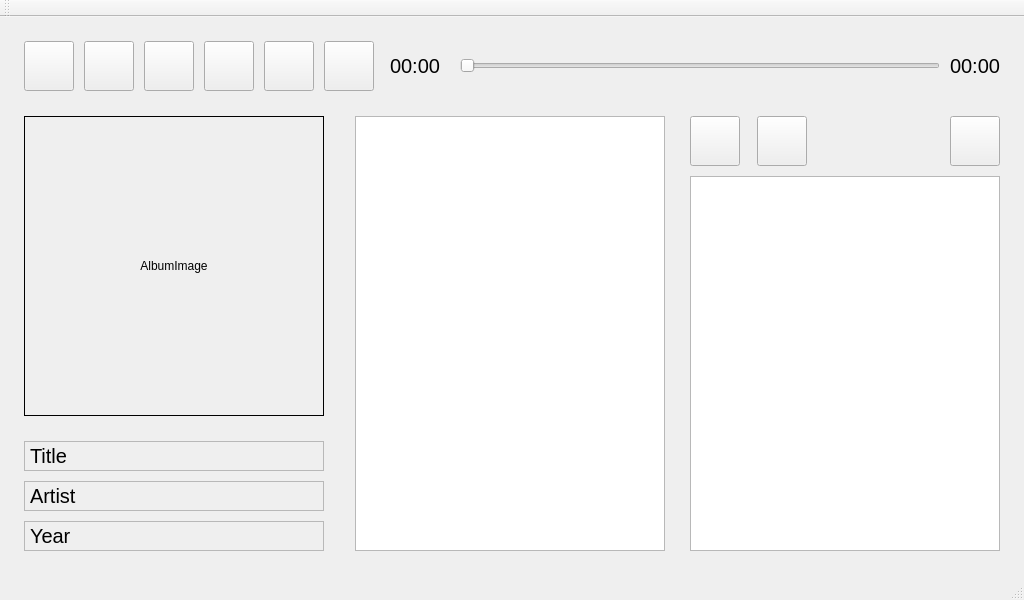
<?xml version="1.0" encoding="UTF-8"?>
<ui version="4.0">
 <class>MainWindow</class>
 <widget class="QMainWindow" name="MainWindow">
  <property name="geometry">
   <rect>
    <x>0</x>
    <y>0</y>
    <width>1024</width>
    <height>600</height>
   </rect>
  </property>
  <property name="windowTitle">
   <string>MainWindow</string>
  </property>
  <property name="toolButtonStyle">
   <enum>Qt::ToolButtonIconOnly</enum>
  </property>
  <widget class="QWidget" name="centralWidget">
   <widget class="QLabel" name="albumImage">
    <property name="geometry">
     <rect>
      <x>24</x>
      <y>99</y>
      <width>300</width>
      <height>300</height>
     </rect>
    </property>
    <property name="styleSheet">
     <string notr="true"/>
    </property>
    <property name="frameShape">
     <enum>QFrame::Box</enum>
    </property>
    <property name="text">
     <string>AlbumImage</string>
    </property>
    <property name="alignment">
     <set>Qt::AlignCenter</set>
    </property>
   </widget>
   <widget class="QListWidget" name="playList">
    <property name="geometry">
     <rect>
      <x>690</x>
      <y>159</y>
      <width>310</width>
      <height>375</height>
     </rect>
    </property>
    <property name="font">
     <font>
      <pointsize>15</pointsize>
      <weight>75</weight>
      <bold>true</bold>
     </font>
    </property>
   </widget>
   <widget class="QLabel" name="titleLabel">
    <property name="geometry">
     <rect>
      <x>24</x>
      <y>424</y>
      <width>300</width>
      <height>30</height>
     </rect>
    </property>
    <property name="font">
     <font>
      <pointsize>15</pointsize>
     </font>
    </property>
    <property name="frameShape">
     <enum>QFrame::StyledPanel</enum>
    </property>
    <property name="text">
     <string>Title</string>
    </property>
   </widget>
   <widget class="QLabel" name="artistLabel">
    <property name="geometry">
     <rect>
      <x>24</x>
      <y>464</y>
      <width>300</width>
      <height>30</height>
     </rect>
    </property>
    <property name="font">
     <font>
      <pointsize>15</pointsize>
     </font>
    </property>
    <property name="frameShape">
     <enum>QFrame::StyledPanel</enum>
    </property>
    <property name="text">
     <string>Artist</string>
    </property>
   </widget>
   <widget class="QLabel" name="yearLabel">
    <property name="geometry">
     <rect>
      <x>24</x>
      <y>504</y>
      <width>300</width>
      <height>30</height>
     </rect>
    </property>
    <property name="font">
     <font>
      <pointsize>15</pointsize>
     </font>
    </property>
    <property name="frameShape">
     <enum>QFrame::StyledPanel</enum>
    </property>
    <property name="text">
     <string>Year</string>
    </property>
   </widget>
   <widget class="QPushButton" name="playButton">
    <property name="geometry">
     <rect>
      <x>24</x>
      <y>24</y>
      <width>50</width>
      <height>50</height>
     </rect>
    </property>
    <property name="sizePolicy">
     <sizepolicy hsizetype="Fixed" vsizetype="Fixed">
      <horstretch>0</horstretch>
      <verstretch>0</verstretch>
     </sizepolicy>
    </property>
    <property name="minimumSize">
     <size>
      <width>0</width>
      <height>0</height>
     </size>
    </property>
    <property name="sizeIncrement">
     <size>
      <width>0</width>
      <height>0</height>
     </size>
    </property>
    <property name="styleSheet">
     <string notr="true">#playButton
{
	border-image: url(:/images/images/play.png);
}
</string>
    </property>
    <property name="text">
     <string/>
    </property>
   </widget>
   <widget class="QPushButton" name="stopButton">
    <property name="geometry">
     <rect>
      <x>84</x>
      <y>24</y>
      <width>50</width>
      <height>50</height>
     </rect>
    </property>
    <property name="sizePolicy">
     <sizepolicy hsizetype="Fixed" vsizetype="Fixed">
      <horstretch>0</horstretch>
      <verstretch>0</verstretch>
     </sizepolicy>
    </property>
    <property name="minimumSize">
     <size>
      <width>0</width>
      <height>0</height>
     </size>
    </property>
    <property name="sizeIncrement">
     <size>
      <width>0</width>
      <height>0</height>
     </size>
    </property>
    <property name="styleSheet">
     <string notr="true">#stopButton
{
	border-image: url(:/images/images/stop.png);
}</string>
    </property>
    <property name="text">
     <string/>
    </property>
   </widget>
   <widget class="QPushButton" name="rewindButton">
    <property name="geometry">
     <rect>
      <x>144</x>
      <y>24</y>
      <width>50</width>
      <height>50</height>
     </rect>
    </property>
    <property name="sizePolicy">
     <sizepolicy hsizetype="Fixed" vsizetype="Fixed">
      <horstretch>0</horstretch>
      <verstretch>0</verstretch>
     </sizepolicy>
    </property>
    <property name="minimumSize">
     <size>
      <width>0</width>
      <height>0</height>
     </size>
    </property>
    <property name="sizeIncrement">
     <size>
      <width>0</width>
      <height>0</height>
     </size>
    </property>
    <property name="styleSheet">
     <string notr="true">#rewindButton
{
	border-image: url(:/images/images/rewind.png);
}</string>
    </property>
    <property name="text">
     <string/>
    </property>
   </widget>
   <widget class="QPushButton" name="fastforwardButton">
    <property name="geometry">
     <rect>
      <x>204</x>
      <y>24</y>
      <width>50</width>
      <height>50</height>
     </rect>
    </property>
    <property name="sizePolicy">
     <sizepolicy hsizetype="Fixed" vsizetype="Fixed">
      <horstretch>0</horstretch>
      <verstretch>0</verstretch>
     </sizepolicy>
    </property>
    <property name="minimumSize">
     <size>
      <width>0</width>
      <height>0</height>
     </size>
    </property>
    <property name="sizeIncrement">
     <size>
      <width>0</width>
      <height>0</height>
     </size>
    </property>
    <property name="styleSheet">
     <string notr="true">#fastforwardButton
{
	border-image: url(:/images/images/fast-forward.png);
}</string>
    </property>
    <property name="text">
     <string/>
    </property>
   </widget>
   <widget class="QPushButton" name="upButton">
    <property name="geometry">
     <rect>
      <x>264</x>
      <y>24</y>
      <width>50</width>
      <height>50</height>
     </rect>
    </property>
    <property name="sizePolicy">
     <sizepolicy hsizetype="Fixed" vsizetype="Fixed">
      <horstretch>0</horstretch>
      <verstretch>0</verstretch>
     </sizepolicy>
    </property>
    <property name="minimumSize">
     <size>
      <width>0</width>
      <height>0</height>
     </size>
    </property>
    <property name="sizeIncrement">
     <size>
      <width>0</width>
      <height>0</height>
     </size>
    </property>
    <property name="styleSheet">
     <string notr="true">#upButton
{
	border-image: url(:/images/images/up.png);
}
</string>
    </property>
    <property name="text">
     <string/>
    </property>
   </widget>
   <widget class="QPushButton" name="downButton">
    <property name="geometry">
     <rect>
      <x>324</x>
      <y>24</y>
      <width>50</width>
      <height>50</height>
     </rect>
    </property>
    <property name="sizePolicy">
     <sizepolicy hsizetype="Fixed" vsizetype="Fixed">
      <horstretch>0</horstretch>
      <verstretch>0</verstretch>
     </sizepolicy>
    </property>
    <property name="minimumSize">
     <size>
      <width>0</width>
      <height>0</height>
     </size>
    </property>
    <property name="sizeIncrement">
     <size>
      <width>0</width>
      <height>0</height>
     </size>
    </property>
    <property name="styleSheet">
     <string notr="true">#downButton
{
	border-image: url(:/images/images/down.png);
}
</string>
    </property>
    <property name="text">
     <string/>
    </property>
   </widget>
   <widget class="QPushButton" name="addButton">
    <property name="geometry">
     <rect>
      <x>690</x>
      <y>99</y>
      <width>50</width>
      <height>50</height>
     </rect>
    </property>
    <property name="sizePolicy">
     <sizepolicy hsizetype="Fixed" vsizetype="Fixed">
      <horstretch>0</horstretch>
      <verstretch>0</verstretch>
     </sizepolicy>
    </property>
    <property name="minimumSize">
     <size>
      <width>0</width>
      <height>0</height>
     </size>
    </property>
    <property name="sizeIncrement">
     <size>
      <width>0</width>
      <height>0</height>
     </size>
    </property>
    <property name="styleSheet">
     <string notr="true">#addButton
{
	border-image: url(:/images/images/add.png);
}</string>
    </property>
    <property name="text">
     <string/>
    </property>
   </widget>
   <widget class="QPushButton" name="deleteButton">
    <property name="geometry">
     <rect>
      <x>757</x>
      <y>99</y>
      <width>50</width>
      <height>50</height>
     </rect>
    </property>
    <property name="sizePolicy">
     <sizepolicy hsizetype="Fixed" vsizetype="Fixed">
      <horstretch>0</horstretch>
      <verstretch>0</verstretch>
     </sizepolicy>
    </property>
    <property name="minimumSize">
     <size>
      <width>0</width>
      <height>0</height>
     </size>
    </property>
    <property name="sizeIncrement">
     <size>
      <width>0</width>
      <height>0</height>
     </size>
    </property>
    <property name="styleSheet">
     <string notr="true">#deleteButton
{
	border-image: url(:/images/images/delete.png);
}</string>
    </property>
    <property name="text">
     <string/>
    </property>
   </widget>
   <widget class="QTextEdit" name="lyricText">
    <property name="geometry">
     <rect>
      <x>355</x>
      <y>99</y>
      <width>310</width>
      <height>435</height>
     </rect>
    </property>
   </widget>
   <widget class="QPushButton" name="offButton">
    <property name="geometry">
     <rect>
      <x>950</x>
      <y>99</y>
      <width>50</width>
      <height>50</height>
     </rect>
    </property>
    <property name="sizePolicy">
     <sizepolicy hsizetype="Fixed" vsizetype="Fixed">
      <horstretch>0</horstretch>
      <verstretch>0</verstretch>
     </sizepolicy>
    </property>
    <property name="minimumSize">
     <size>
      <width>0</width>
      <height>0</height>
     </size>
    </property>
    <property name="sizeIncrement">
     <size>
      <width>0</width>
      <height>0</height>
     </size>
    </property>
    <property name="styleSheet">
     <string notr="true">#offButton
{
	border-image: url(:/images/images/off.png);
}</string>
    </property>
    <property name="text">
     <string/>
    </property>
   </widget>
   <widget class="QSlider" name="slider">
    <property name="geometry">
     <rect>
      <x>460</x>
      <y>24</y>
      <width>480</width>
      <height>50</height>
     </rect>
    </property>
    <property name="orientation">
     <enum>Qt::Horizontal</enum>
    </property>
   </widget>
   <widget class="QLabel" name="startLabel">
    <property name="geometry">
     <rect>
      <x>390</x>
      <y>24</y>
      <width>60</width>
      <height>50</height>
     </rect>
    </property>
    <property name="font">
     <font>
      <pointsize>15</pointsize>
     </font>
    </property>
    <property name="text">
     <string>00:00</string>
    </property>
   </widget>
   <widget class="QLabel" name="endLabel">
    <property name="geometry">
     <rect>
      <x>950</x>
      <y>24</y>
      <width>60</width>
      <height>50</height>
     </rect>
    </property>
    <property name="font">
     <font>
      <pointsize>15</pointsize>
     </font>
    </property>
    <property name="text">
     <string>00:00</string>
    </property>
   </widget>
  </widget>
  <widget class="QMenuBar" name="menuBar">
   <property name="geometry">
    <rect>
     <x>0</x>
     <y>0</y>
     <width>1024</width>
     <height>22</height>
    </rect>
   </property>
  </widget>
  <widget class="QToolBar" name="mainToolBar">
   <attribute name="toolBarArea">
    <enum>TopToolBarArea</enum>
   </attribute>
   <attribute name="toolBarBreak">
    <bool>false</bool>
   </attribute>
  </widget>
  <widget class="QStatusBar" name="statusBar"/>
 </widget>
 <layoutdefault spacing="6" margin="11"/>
 <resources/>
 <connections/>
</ui>
